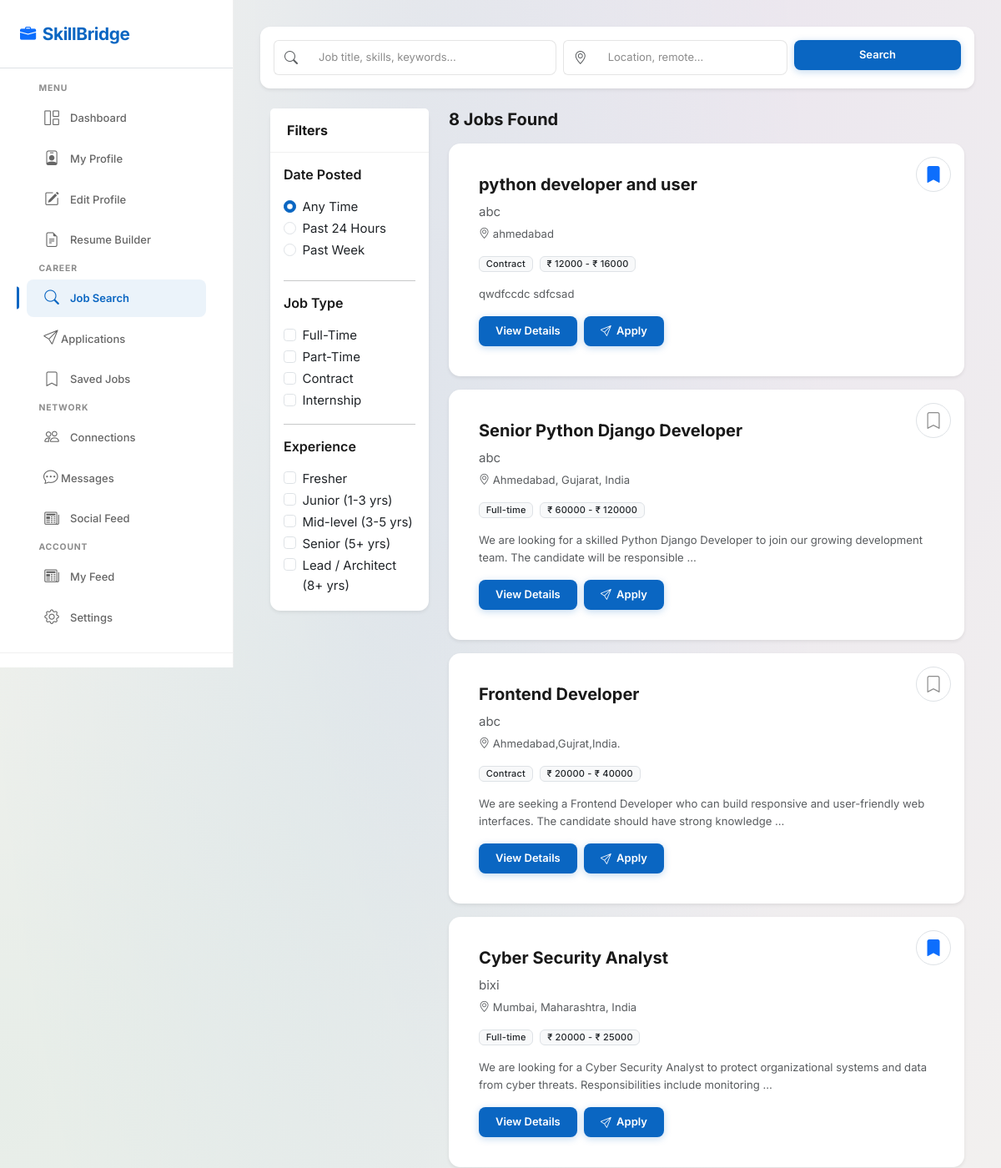
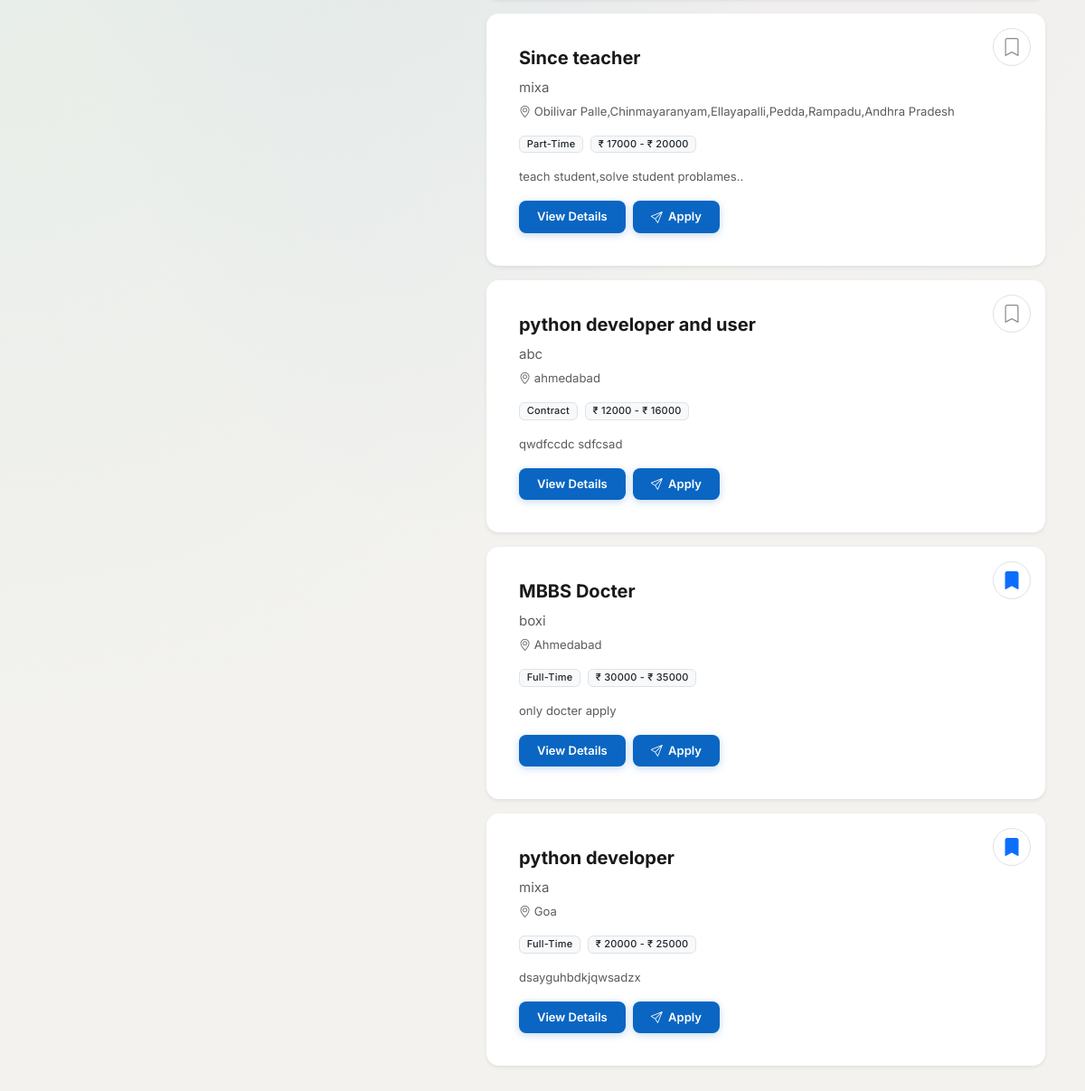
Page /jobseeker/search/ (signed in) on the committed database (2 pictures, top to bottom).
### company/models.py (models this page shows, shortened)
class post_jobs(models.Model):
    e_type=[
        ('Full-Time','Full-Time'),
        ('Part-Time','Part-Time'),
        ('Contract','Contract'),
        ('Internship','Internship'),
    ]
    exp_level=[
        ('Fresher','Fresher'),
        ('Junior (1-3 yrs)','Junior (1-3 yrs)'),
        ('Mid-level (3-5 yrs)','Mid-level (3-5 yrs)'),
        ('Senior (5+ yrs)','Senior (5+ yrs)'),
        ('Lead / Architect (8+ yrs)','Lead / Architect (8+ yrs)')
    ]
    company_fk=models.ForeignKey(company,on_delete=models.CASCADE)
    job_title=models.CharField(max_length=30)
    department_fk=models.ForeignKey(departments,on_delete=models.CASCADE)
    employment_type=models.CharField(max_length=20,choices=e_type)
    location=models.TextField()
    min_salary=models.PositiveIntegerField()
    max_salary=models.PositiveIntegerField()
    experience=models.CharField(max_length=30,choices=exp_level)
    key_skils=models.TextField()
    job_discription=models.TextField()
    post_time=models.DateTimeField(auto_now_add=True)

### account/models.py (models this page shows, shortened)
class company(models.Model):
    co_choice=[
        ("Software","Software"),
        ("Finance","Finance"),
        ("Healthcare","Healthcare"),
        ("Marketing","Marketing"),
        ("Education","Education"),
        ("other..","other..")
    ]
    size_choice=[
        ('1-10',"1-10"),
        ('11-50',"11-50"),
        ('51-200',"51-200"),
        ('201-500',"201-500"),
        ('500-1000',"500-1000"),
        ('1000+',"1000+")
    ]
    com_fk=models.ForeignKey(user,on_delete=models.CASCADE)
    name=models.CharField(max_length=30,unique=True)
    company_tagline=models.CharField(max_length=20,null=True,blank=True)
    website=models.CharField(max_length=50)
    industry_type=models.CharField(max_length=20,choices=co_choice,null=True,blank=True)
    company_size=models.CharField(max_length=20,null=True,blank=True,choices=size_choice)
    founded_year=models.PositiveIntegerField(null=True,blank=True)
    hq_location=models.TextField(null=True,blank=True)
    about_summary=models.TextField(null=True,blank=True)
    logo=models.FileField(upload_to="company/",default="logo.png")
    cover_image=models.FileField(upload_to='company/',default="cover_image.png")

### account/views.py (the view)
    def wrapper(request,*args,**kwargs):
        if "email" in request.session:
            uid=user.objects.get(email = request.session['email'])
            if uid.role=="jobseeker":
                jid=jobseeker.objects.get(user_fk = uid)
                request.uid=uid
                request.jid=jid
                return myfun(request,*args,**kwargs)
            else:
                cid=company.objects.get(com_fk=uid)
                request.uid=uid
                request.cid=cid
                return myfun(request,*args,**kwargs)
                return redirect("account:login")
        else:
            return redirect("account:login")

### account/views.py (called while the page is built)
def loginvalidate(myfun):
    def wrapper(request,*args,**kwargs):
        if "email" in request.session:
            uid=user.objects.get(email = request.session['email'])
            if uid.role=="jobseeker":
                jid=jobseeker.objects.get(user_fk = uid)
                request.uid=uid
                request.jid=jid
                return myfun(request,*args,**kwargs)
            else:
                cid=company.objects.get(com_fk=uid)
                request.uid=uid
                request.cid=cid
                return myfun(request,*args,**kwargs)
                return redirect("account:login")
        else:
            return redirect("account:login")
    return wrapper

### jobseeker/templates/jobseeker/job-search.html (shortened to what this page needs)
{% extends 'jobseeker/dashboard.html' %}
{% block maincontent %}
<div class="main-content">
    <div class="card border-0 shadow-sm mb-4 slide-up">
        <div class="card-body p-3">
            <form class="row g-2" id="jobSearchForm" action="{% url 'jobseeker:search' %}" method="get">
                <div class="col-md-5">
                    <div class="input-group">
                        <span class="input-group-text bg-transparent border-end-0"><i
                                class="bi bi-search text-muted"></i></span>
                        <input type="text" class="form-control border-start-0"
                            placeholder="Job title, skills, keywords... " name="skills">
                    </div>
                </div>
                <div class="col-md-4">
                    <div class="input-group">
                        <span class="input-group-text bg-transparent border-end-0"><i
                                class="bi bi-geo-alt text-muted"></i></span>
                        <input type="text" class="form-control border-start-0" placeholder="Location, remote..."
                            name="location">
                    </div>
                </div>
                <div class="col-md-3">
                    <input type="submit" class="btn btn-primary w-100 justify-content-center" value="Search">
                </div>
            </form>
        </div>
    </div>
    <div class="container-fluid mt-4">
        <div class="row g-4">
            <div class="col-lg-3 d-none d-lg-block">
                <div class="card border-0 shadow-sm sticky-top" style="top:100px;">
                    <div class="card-header bg-white">
                        <h6 class="fw-bold mb-0">Filters</h6>
                    </div>
                    <form action="{% url 'jobseeker:search' %}" method="get">
                        <div class="card-body">
                            <h6 class="fw-semibold mb-3">Date Posted</h6>
                            <div class="form-check">
                                <input class="form-check-input" type="radio" name="date" checked>
                                <label class="form-check-label">Any Time</label>
                            </div>
                            <div class="form-check">
                                <input class="form-check-input" type="radio" name="date">
                                <label class="form-check-label">Past 24 Hours</label>
                            </div>
                            <div class="form-check mb-4">
                                <input class="form-check-input" type="radio" name="date">
                                <label class="form-check-label">Past Week</label>
                            </div>
                            {% if job_types|length != 0 %}
                            <hr>
                            <h6 class="fw-semibold mb-3">Job Type</h6>
                            {% endif %}
                            {% for j_t in job_types %}
                                <div class="form-check">
                                    <input class="form-check-input" type="checkbox" name="job_tipe" value="{{j_t}}"
                                        onchange="this.form.submit()" {% if j_t in selected_job_type %} checked {% endif %}>
                                    <label class="form-check-label">{{j_t}}</label>
                                </div>
                            {% endfor %}
                            <hr>
                            <h6 class="fw-semibold mb-3">Experience</h6>
                            <div class="form-check">
                                <input class="form-check-input" type="checkbox" name="fresher" value="Fresher"
                                    onchange="this.form.submit()">
                                <label class="form-check-label">Fresher</label>
                            </div>
                            <div class="form-check">
                                <input class="form-check-input" type="checkbox" name="junior" value="Junior (1-3 yrs)"
                                    onchange="this.form.submit()">
                                <label class="form-check-label">Junior (1-3 yrs)</label>
                            </div>
                            <div class="form-check">
                                <input class="form-check-input" type="checkbox" name="mid_level"
                                    value="Mid-level (3-5 yrs)" onchange="this.form.submit()">
                                <label class="form-check-label">Mid-level (3-5 yrs)</label>
                            </div>
                            <div class="form-check">
                                <input class="form-check-input" type="checkbox" name="senior" value="Senior (5+ yrs)"
                                    onchange="this.form.submit()">
                                <label class="form-check-label">Senior (5+ yrs)</label>
                            </div>
                            <div class="form-check">
                                <input class="form-check-input" type="checkbox" name="lead"
                                    value="Lead / Architect (8+ yrs)" onchange="this.form.submit()">
                                <label class="form-check-label">Lead / Architect (8+ yrs)</label>
                            </div>
                        </div>
                    </form>
                </div>
            </div>
            <div class="col-lg-9">
                <div class="d-flex justify-content-between align-items-center mb-3">
                    <h5 class="fw-bold mb-0">
                        {{ jobs|length }} Jobs Found
                    </h5>
                </div>
                {% for job in jobs %}
                <div class="card border-0 shadow-sm mb-3 job-card">
                    <div class="card-body">
                        <div class="d-flex justify-content-between align-items-start">
                            <div>
                                <span style="color: black;"><b><h5>{{job.job_title}}</h5></b></span>
                                <p class="text-muted mb-1">
                                    {{job.company_fk.name}}
                                </p>
                                <small class="text-muted d-block mb-3">
                                    <i class="bi bi-geo-alt"></i>
                                    {{job.location}}
                                </small>
                            </div>
                                <button type="button" class="btn btn-light border bookmark-btn" data-job-id="{{job.id}}">
                                    {% if job.id in saved_job_ids %}
                                        <i class="bi bi-bookmark-fill text-primary fs-5"></i>
                                    {% else %}
                                       <i class="bi bi-bookmark fs-5"></i>
                                    {% endif %}
                                </button>
                        </div>
                        <div class="d-flex flex-wrap gap-2 mb-3">
                            <span class="badge bg-light text-dark border">
                                {{job.employment_type}}
                            </span>
                            <span class="badge bg-light text-dark border">
                                ₹ {{job.min_salary}} - ₹ {{job.max_salary}}
                            </span>
                        </div>
                        <p class="text-muted small mb-3">
                            {{job.job_discription|truncatewords:20}}
                        </p>
                        <div class="d-flex justify-content-start align-items-center gap-2 flex-nowrap">
                            <form action="{% url 'jobseeker:job_detail' %}" method="post" class="m-0">
                                <button class="btn btn-primary btn-sm">View Details</button>
                            </form>
                            <form action="{% url 'jobseeker:applye_jobs' %}" method="post" class="m-0">
                                <button class="btn btn-primary btn-sm"><i class="bi bi-send"></i>Apply</button>
                            </form>
                        </div>
                    </div>
                </div>
                {% empty %}
                <div class="card border-0 shadow-sm">
                    <div class="card-body text-center">
                        <h5>No Jobs Found</h5>
                    </div>
                </div>
                {% endfor %}
            </div>
        </div>
    </div>
</div>
{% endblock %}

### jobseeker/static/jobseeker/css/components.css (style rules this page uses)
.job-card { display: flex; align-items: flex-start; gap: 1rem; padding: 1.25rem; position: relative; cursor: pointer; transition: var(--transition-fast); }
.bookmark-btn { position: absolute; top: 1rem; right: 1rem; background: none; border: none; color: var(--text-light); font-size: 1.25rem; cursor: pointer; padding: 0.25rem; transition: var(--transition-fast); border-radius: var(--radius-sm); }

### jobseeker/static/jobseeker/css/dashboard.css (style rules this page uses)
.main-content { margin-left: var(--sidebar-width); padding: 2rem; min-height: 100vh; transition: var(--transition-base); }

### jobseeker/templates/jobseeker/job-search.html (style rules this page uses)
:root { --primary-color: #0A66C2; --bg-main: #F3F2EF; }
body { padding-top: 0; background-color: var(--bg-main); }
.main-content { margin-left: var(--sidebar-width); padding: 2rem; min-height: 100vh; transition: var(--transition-base); }
.job-card { transition: all .3s ease; border-radius: 14px; }
.bookmark-btn { width: 42px; height: 42px; border-radius: 50%; display: flex; align-items: center; justify-content: center; }

### rows in the picture
post_jobs: job_title "python developer and user", company_fk.name "abc", location "ahmedabad", employment_type "Contract", min_salary "12000", max_salary "16000", job_discription "qwdfccdc sdfcsad"
post_jobs: job_title "Senior Python Django Developer", company_fk.name "abc", location "Ahmedabad, Gujarat, India", employment_type "Full-time", min_salary "60000", max_salary "120000", job_discription "We are looking for a skilled Python Django Developer to join our growing development team. The candidate will be responsible …"
post_jobs: job_title "Frontend Developer", company_fk.name "abc", location "Ahmedabad,Gujrat,India.", employment_type "Contract", min_salary "20000", max_salary "40000", job_discription "We are seeking a Frontend Developer who can build responsive and user-friendly web interfaces. The candidate should have strong knowledge …"
post_jobs: job_title "Cyber Security Analyst", company_fk.name "bixi", location "Mumbai, Maharashtra, India", employment_type "Full-time", min_salary "20000", max_salary "25000", job_discription "We are looking for a Cyber Security Analyst to protect organizational systems and data from cyber threats. Responsibilities include monitoring …"
post_jobs: job_title "Since teacher", company_fk.name "mixa", location "Obilivar Palle,Chinmayaranyam,Ellayapalli,Pedda,Rampadu,Andhra Pradesh", employment_type "Part-Time", min_salary "17000", max_salary "20000", job_discription "teach student,solve student problames.."
post_jobs: job_title "python developer and user", company_fk.name "abc", location "ahmedabad", employment_type "Contract", min_salary "12000", max_salary "16000", job_discription "qwdfccdc sdfcsad"
post_jobs: job_title "MBBS Docter", company_fk.name "boxi", location "Ahmedabad", employment_type "Full-Time", min_salary "30000", max_salary "35000", job_discription "only docter apply"
post_jobs: job_title "python developer", company_fk.name "mixa", location "Goa", employment_type "Full-Time", min_salary "20000", max_salary "25000", job_discription "dsayguhbdkjqwsadzx"

### other values in the picture
{{ j_t }} "Full-Time" "Part-Time" "Contract" "Internship"
{{ jobs|length }} "8"
